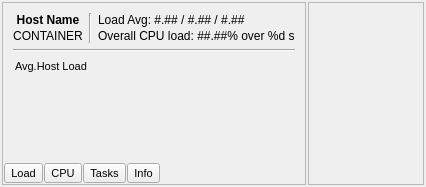
<?xml version="1.0" encoding="UTF-8"?>
<ui version="4.0">
 <class>FrmHostInfo</class>
 <widget class="QWidget" name="FrmHostInfo">
  <property name="geometry">
   <rect>
    <x>0</x>
    <y>0</y>
    <width>426</width>
    <height>187</height>
   </rect>
  </property>
  <property name="windowTitle">
   <string>Form</string>
  </property>
  <layout class="QHBoxLayout" name="horizontalLayout" stretch="1,10">
   <property name="spacing">
    <number>2</number>
   </property>
   <property name="leftMargin">
    <number>2</number>
   </property>
   <property name="topMargin">
    <number>2</number>
   </property>
   <property name="rightMargin">
    <number>2</number>
   </property>
   <property name="bottomMargin">
    <number>2</number>
   </property>
   <item>
    <widget class="QFrame" name="frmHostInfo">
     <property name="frameShape">
      <enum>QFrame::StyledPanel</enum>
     </property>
     <property name="frameShadow">
      <enum>QFrame::Raised</enum>
     </property>
     <layout class="QVBoxLayout" name="verticalLayout_4">
      <property name="spacing">
       <number>1</number>
      </property>
      <property name="leftMargin">
       <number>1</number>
      </property>
      <property name="topMargin">
       <number>1</number>
      </property>
      <property name="rightMargin">
       <number>1</number>
      </property>
      <property name="bottomMargin">
       <number>1</number>
      </property>
      <item>
       <widget class="QStackedWidget" name="stckForm">
        <property name="currentIndex">
         <number>0</number>
        </property>
        <widget class="QWidget" name="pageData">
         <layout class="QVBoxLayout" name="verticalLayout_7" stretch="1,1,100">
          <item>
           <layout class="QHBoxLayout" name="horizontalLayout_2">
            <item>
             <layout class="QVBoxLayout" name="verticalLayout_2">
              <property name="spacing">
               <number>2</number>
              </property>
              <item>
               <widget class="QLabel" name="lblHostName">
                <property name="font">
                 <font>
                  <weight>75</weight>
                  <bold>true</bold>
                 </font>
                </property>
                <property name="text">
                 <string>Host Name</string>
                </property>
                <property name="alignment">
                 <set>Qt::AlignCenter</set>
                </property>
               </widget>
              </item>
              <item>
               <widget class="QLabel" name="lblTaskAgentMode">
                <property name="text">
                 <string>CONTAINER</string>
                </property>
                <property name="alignment">
                 <set>Qt::AlignCenter</set>
                </property>
               </widget>
              </item>
             </layout>
            </item>
            <item>
             <widget class="Line" name="line">
              <property name="orientation">
               <enum>Qt::Vertical</enum>
              </property>
             </widget>
            </item>
            <item>
             <layout class="QVBoxLayout" name="verticalLayout_3">
              <property name="spacing">
               <number>2</number>
              </property>
              <item>
               <widget class="QLabel" name="lblLoadAvgs">
                <property name="text">
                 <string>Load Avg: #.## / #.## / #.##</string>
                </property>
                <property name="alignment">
                 <set>Qt::AlignLeading|Qt::AlignLeft|Qt::AlignVCenter</set>
                </property>
               </widget>
              </item>
              <item>
               <widget class="QLabel" name="lblCPULoad">
                <property name="text">
                 <string>Overall CPU load: ##.##% over %d s</string>
                </property>
                <property name="alignment">
                 <set>Qt::AlignLeading|Qt::AlignLeft|Qt::AlignVCenter</set>
                </property>
               </widget>
              </item>
             </layout>
            </item>
           </layout>
          </item>
          <item>
           <widget class="Line" name="line_2">
            <property name="orientation">
             <enum>Qt::Horizontal</enum>
            </property>
           </widget>
          </item>
          <item>
           <widget class="QStackedWidget" name="stckCharts">
            <property name="currentIndex">
             <number>0</number>
            </property>
            <widget class="QWidget" name="pageLoad">
             <layout class="QVBoxLayout" name="verticalLayout_11" stretch="1,1000">
              <property name="spacing">
               <number>2</number>
              </property>
              <property name="leftMargin">
               <number>2</number>
              </property>
              <property name="topMargin">
               <number>2</number>
              </property>
              <property name="rightMargin">
               <number>2</number>
              </property>
              <property name="bottomMargin">
               <number>2</number>
              </property>
              <item>
               <widget class="QLabel" name="label_3">
                <property name="font">
                 <font>
                  <pointsize>8</pointsize>
                 </font>
                </property>
                <property name="text">
                 <string>Avg.Host Load</string>
                </property>
               </widget>
              </item>
              <item>
               <widget class="QSimpleTickerGraph" name="wdgChartLoad" native="true">
                <property name="sizePolicy">
                 <sizepolicy hsizetype="Preferred" vsizetype="Expanding">
                  <horstretch>0</horstretch>
                  <verstretch>0</verstretch>
                 </sizepolicy>
                </property>
                <property name="minimumSize">
                 <size>
                  <width>0</width>
                  <height>70</height>
                 </size>
                </property>
               </widget>
              </item>
             </layout>
            </widget>
            <widget class="QWidget" name="pageCPU">
             <layout class="QVBoxLayout" name="verticalLayout_10" stretch="1,1000">
              <property name="spacing">
               <number>2</number>
              </property>
              <property name="leftMargin">
               <number>2</number>
              </property>
              <property name="topMargin">
               <number>2</number>
              </property>
              <property name="rightMargin">
               <number>2</number>
              </property>
              <property name="bottomMargin">
               <number>2</number>
              </property>
              <item>
               <widget class="QLabel" name="label_2">
                <property name="font">
                 <font>
                  <pointsize>8</pointsize>
                 </font>
                </property>
                <property name="text">
                 <string>Overall CPU load</string>
                </property>
               </widget>
              </item>
              <item>
               <widget class="QSimpleTickerGraph" name="wdgChartCPU" native="true"/>
              </item>
             </layout>
            </widget>
            <widget class="QWidget" name="pageTasks">
             <layout class="QVBoxLayout" name="verticalLayout_9" stretch="1,1000">
              <property name="spacing">
               <number>2</number>
              </property>
              <property name="leftMargin">
               <number>2</number>
              </property>
              <property name="topMargin">
               <number>2</number>
              </property>
              <property name="rightMargin">
               <number>2</number>
              </property>
              <property name="bottomMargin">
               <number>2</number>
              </property>
              <item>
               <widget class="QLabel" name="label">
                <property name="font">
                 <font>
                  <pointsize>8</pointsize>
                 </font>
                </property>
                <property name="text">
                 <string>Num of Total Tasks</string>
                </property>
               </widget>
              </item>
              <item>
               <widget class="QSimpleTickerGraph" name="wdgChartTasks" native="true"/>
              </item>
             </layout>
            </widget>
           </widget>
          </item>
         </layout>
        </widget>
        <widget class="QWidget" name="pageInfo">
         <layout class="QVBoxLayout" name="verticalLayout">
          <property name="spacing">
           <number>2</number>
          </property>
          <item>
           <widget class="QLabel" name="lblInfo">
            <property name="text">
             <string>Intel(R) Core(TM) i7-6820HQ CPU @ 2.70GHz 
x86_64 (GenuineIntel)</string>
            </property>
            <property name="alignment">
             <set>Qt::AlignLeading|Qt::AlignLeft|Qt::AlignVCenter</set>
            </property>
           </widget>
          </item>
          <item>
           <spacer name="verticalSpacer">
            <property name="orientation">
             <enum>Qt::Vertical</enum>
            </property>
            <property name="sizeHint" stdset="0">
             <size>
              <width>20</width>
              <height>40</height>
             </size>
            </property>
           </spacer>
          </item>
         </layout>
        </widget>
       </widget>
      </item>
      <item>
       <layout class="QHBoxLayout" name="horizontalLayout_3">
        <item>
         <widget class="QToolButton" name="tbtnLoad">
          <property name="font">
           <font>
            <pointsize>8</pointsize>
           </font>
          </property>
          <property name="text">
           <string>Load</string>
          </property>
         </widget>
        </item>
        <item>
         <widget class="QToolButton" name="tbtnCPU">
          <property name="font">
           <font>
            <pointsize>8</pointsize>
           </font>
          </property>
          <property name="text">
           <string>CPU</string>
          </property>
         </widget>
        </item>
        <item>
         <widget class="QToolButton" name="tbtnTasks">
          <property name="font">
           <font>
            <pointsize>8</pointsize>
           </font>
          </property>
          <property name="text">
           <string>Tasks</string>
          </property>
         </widget>
        </item>
        <item>
         <widget class="QToolButton" name="tbtnInfo">
          <property name="font">
           <font>
            <pointsize>8</pointsize>
           </font>
          </property>
          <property name="text">
           <string>Info</string>
          </property>
         </widget>
        </item>
        <item>
         <spacer name="horizontalSpacer">
          <property name="orientation">
           <enum>Qt::Horizontal</enum>
          </property>
          <property name="sizeHint" stdset="0">
           <size>
            <width>40</width>
            <height>20</height>
           </size>
          </property>
         </spacer>
        </item>
       </layout>
      </item>
     </layout>
    </widget>
   </item>
   <item>
    <widget class="QScrollArea" name="scrollTasksInfo">
     <property name="widgetResizable">
      <bool>true</bool>
     </property>
     <widget class="QWidget" name="scrollAreaWidgetContents">
      <property name="geometry">
       <rect>
        <x>0</x>
        <y>0</y>
        <width>68</width>
        <height>181</height>
       </rect>
      </property>
     </widget>
    </widget>
   </item>
  </layout>
 </widget>
 <customwidgets>
  <customwidget>
   <class>QSimpleTickerGraph</class>
   <extends>QWidget</extends>
   <header>qsimpletickergraph.h</header>
   <container>1</container>
  </customwidget>
 </customwidgets>
 <resources/>
 <connections>
  <connection>
   <sender>tbtnLoad</sender>
   <signal>clicked()</signal>
   <receiver>FrmHostInfo</receiver>
   <slot>showLoadPanel()</slot>
   <hints>
    <hint type="sourcelabel">
     <x>38</x>
     <y>210</y>
    </hint>
    <hint type="destinationlabel">
     <x>352</x>
     <y>189</y>
    </hint>
   </hints>
  </connection>
  <connection>
   <sender>tbtnCPU</sender>
   <signal>clicked()</signal>
   <receiver>FrmHostInfo</receiver>
   <slot>showCPUPanel()</slot>
   <hints>
    <hint type="sourcelabel">
     <x>79</x>
     <y>211</y>
    </hint>
    <hint type="destinationlabel">
     <x>353</x>
     <y>142</y>
    </hint>
   </hints>
  </connection>
  <connection>
   <sender>tbtnTasks</sender>
   <signal>clicked()</signal>
   <receiver>FrmHostInfo</receiver>
   <slot>showTasksPanel()</slot>
   <hints>
    <hint type="sourcelabel">
     <x>124</x>
     <y>208</y>
    </hint>
    <hint type="destinationlabel">
     <x>352</x>
     <y>109</y>
    </hint>
   </hints>
  </connection>
  <connection>
   <sender>tbtnInfo</sender>
   <signal>clicked()</signal>
   <receiver>FrmHostInfo</receiver>
   <slot>showInfoPanel()</slot>
   <hints>
    <hint type="sourcelabel">
     <x>172</x>
     <y>209</y>
    </hint>
    <hint type="destinationlabel">
     <x>352</x>
     <y>59</y>
    </hint>
   </hints>
  </connection>
 </connections>
 <slots>
  <slot>showLoadPanel()</slot>
  <slot>showCPUPanel()</slot>
  <slot>showTasksPanel()</slot>
  <slot>showInfoPanel()</slot>
 </slots>
</ui>
